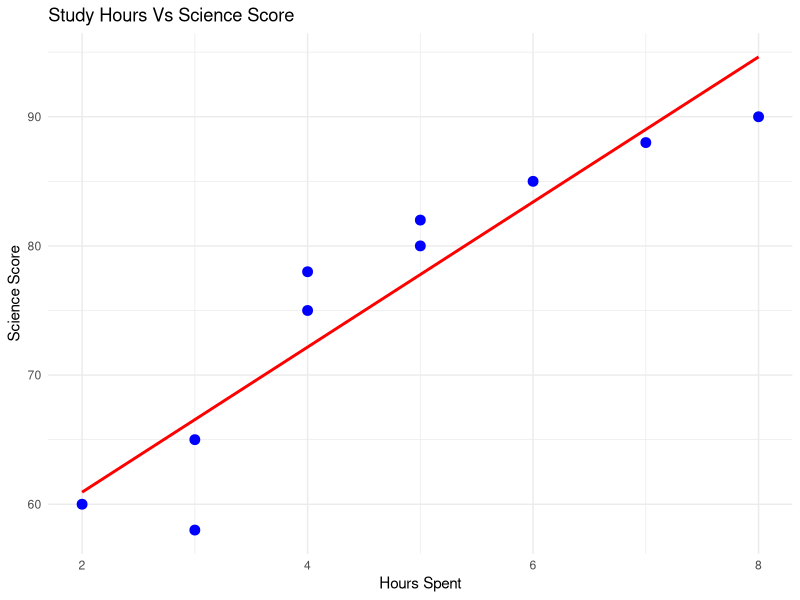
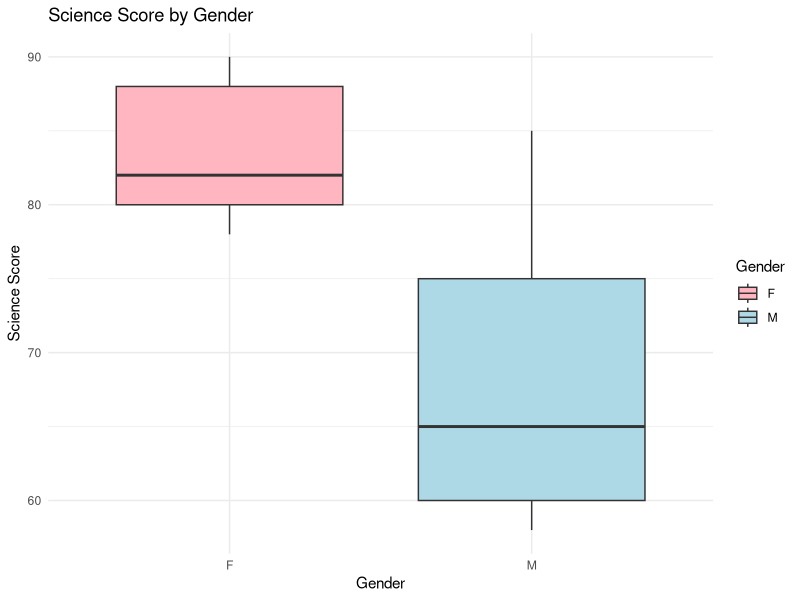
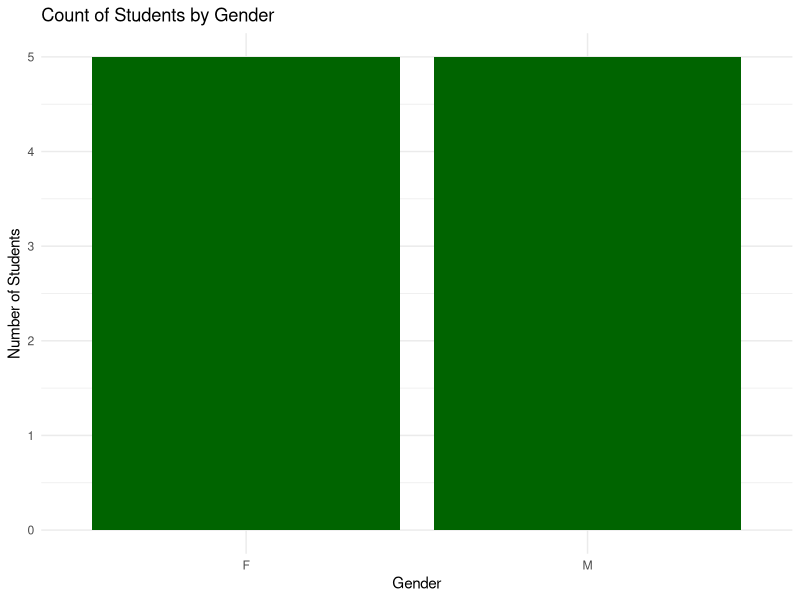
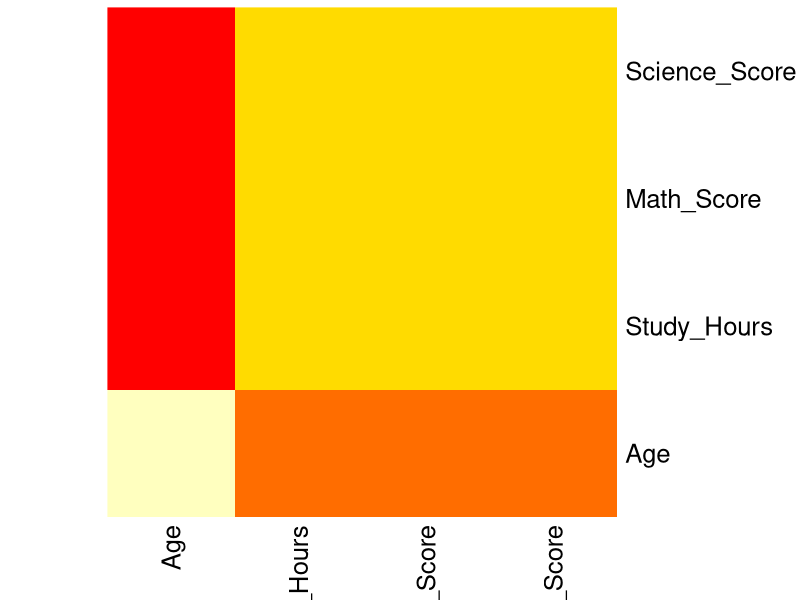

Reproduce these figures in R, in order.
#' ---
#' title: "Student Marks Mini-Project"
#' ---

#' ## 1. Dataset Creation
students <- data.frame(
  Name = c("Alice", "Bob", "Charlie", "Diana", "Eve", "Frank", "Grace", "Hank", "Ivy", "Jack"),
  Gender = as.factor(c("F", "M", "M", "F", "F", "M", "F", "M", "F", "M")),
  Age = c(20, 21, 20, 22, 19, 21, 20, 23, 19, 22),
  Study_Hours = c(5, 3, 6, 4, 7, 2, 8, 3, 5, 4),
  Math_Score = c(85, 60, 88, 75, 92, 55, 95, 62, 80, 70),
  Science_Score = c(80, 65, 85, 78, 88, 60, 90, 58, 82, 75)
)

head(students)

#' ## 2. Mean, Median, and Standard Deviation

science_mean <- mean(students$Science_Score)
science_median <- median(students$Science_Score)
science_sd <- sd(students$Science_Score)

# Print Science Stats
cat("Science - Mean:", science_mean, " Median:", science_median, " SD:", science_sd, "\n")

study_mean <- mean(students$Study_Hours)
study_median <- median(students$Study_Hours)
study_sd <- sd(students$Study_Hours)

# Print Study Hours Stats
cat("Study Hours - Mean:", study_mean, " Median:", study_median, " SD:", study_sd, "\n")

#' ## 3. Visualizations

library(ggplot2)

# Scatterplot
ggplot(students, aes(x = Study_Hours, y = Science_Score)) +
  geom_point(color="blue", size=3) +
  geom_smooth(method = "lm", color="red", se=FALSE) +
  labs(title = "Study Hours Vs Science Score",
       x = "Hours Spent", y = "Science Score") +
  theme_minimal()

# Boxplot
ggplot(students, aes(x = Gender, y = Science_Score, fill = Gender)) +
  geom_boxplot() +
  scale_fill_manual(values = c("F" = "lightpink", "M" = "lightblue")) +
  labs(title = "Science Score by Gender",
       x = "Gender", y = "Science Score") +
  theme_minimal()

# Barplot
gender_counts_df <- as.data.frame(table(students$Gender)) 
colnames(gender_counts_df) <- c("Gender", "Count")

ggplot(gender_counts_df, aes(x = Gender, y = Count)) +
  geom_col(fill = "darkgreen") +
  labs(title = "Count of Students by Gender", 
       x = "Gender", 
       y = "Number of Students") +
  theme_minimal()

#' ## 4. Correlation and Heatmaps

# Correlation between two variables
cor_value <- cor(students$Study_Hours, students$Science_Score)
cat("Correlation between Study Hours and Science Score:", cor_value, "\n")

# Heatmap
numeric_data <- students[, c("Age", "Study_Hours", "Math_Score", "Science_Score")]
my_correlations <- cor(numeric_data)
heatmap(my_correlations, Rowv = NA, Colv = NA, col = heat.colors(10))

#' ## 5. Interpretation
#' 
#' **Statistics:** The average mean of Science_score in the dataset is 76.1, with a median of 79. The standard deviation is approximately 11.44, indicating moderate variability in how students performed.
#' 
#' **Correlation:** The correlation between the 2 variables is 0.92.
#' 
#' **Visualizations:** 
#' 
#' *   **Scatterplot:** The plot demonstrates a clear upward trend, showing that as the number of study hours increases, the student's Science score predictably rises. 
#' *   **Box Plot:** The box plot illustrates the distribution of Science scores between genders. In this specific small sample, female students showed a higher median score and less variance compared to male students.
#' *   **Heatmap:** Intense colors at the intersections of Study Hours, Math Score, and Science Score indicate they all move closely together. Age showed little to no correlation with academic performance.
